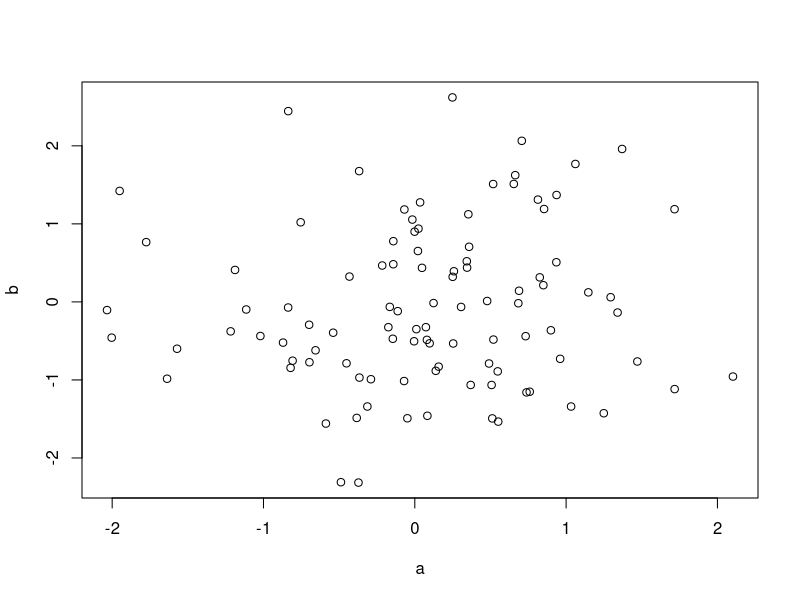

This figure's R source:
## ---- chunk 1
a <- rnorm(100)
b <- rnorm(100)

plot(a, b)
